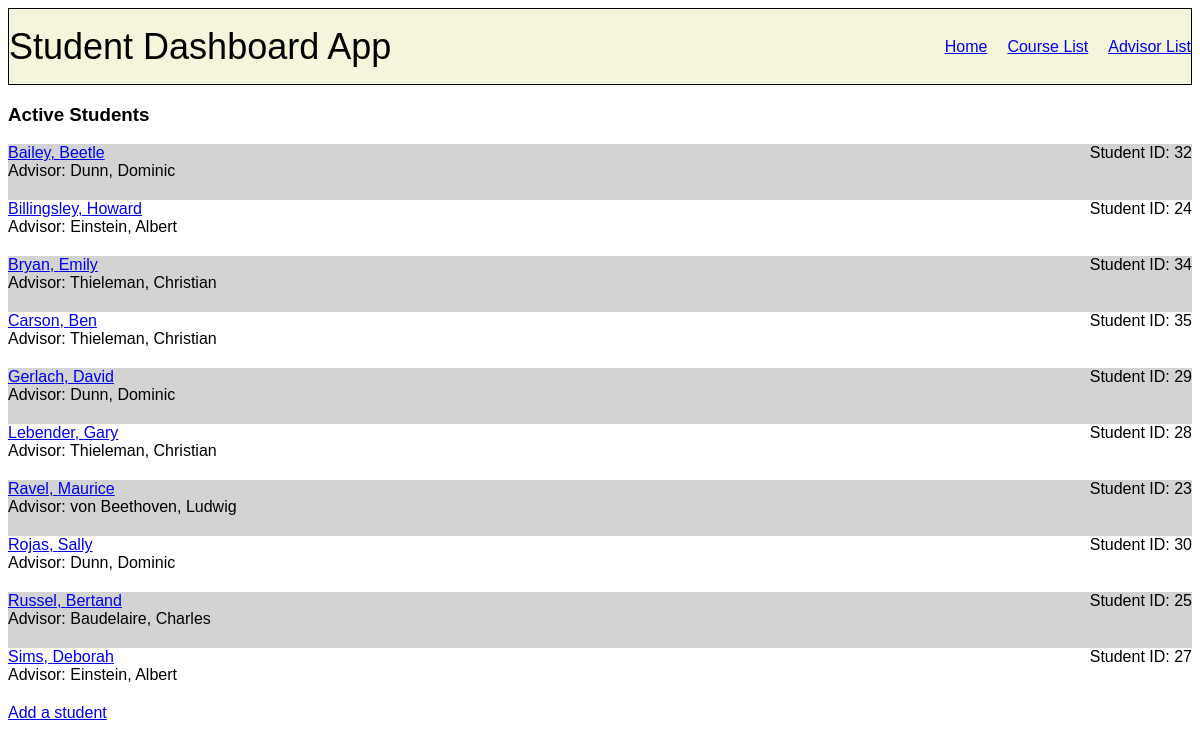
The page / on the database its author committed.
### student/models.py (models this page shows, shortened)
class Student(models.Model):
    fname = models.CharField(max_length=30)
    lname = models.CharField(max_length=30)
    active = models.BooleanField(default=True)
    student_advisor = models.ForeignKey("Advisor", on_delete=models.SET_NULL, null=True, related_name="advisees")
    class Meta:
        ordering = ['id']

class Advisor(models.Model):
    fname = models.CharField(max_length=30)
    lname = models.CharField(max_length=30)
    class Meta:
        ordering = ['lname']

### student/views.py (the view)
# urls.py: path("", views.index, name="index"),
def index(request):
    students = Student.objects.order_by("lname")
    return render(request, "student/index.html", {"students": students})

### student/templates/student/index.html (shortened to what this page needs)
{% extends "student/layout.html" %}
{% block body %}
    <h3>Active Students</h3>
    {% for student in students %}
        {% if student.active %}
            <div class="student-index-container">
                <div class="student-vitals-container">
                    <div>
                        <a href="{% url 'student_page' student.id %}">{{ student.lname }}, {{ student.fname }}</a>
                    </div>
                    <div>
                        Advisor: {{student.student_advisor.lname}}, {{student.student_advisor.fname}}
                    </div>
                </div>
                <div class="id-container">
                    Student ID: {{student.id}}
                </div>
            </div>
        {% endif %}
    {% endfor %}
    <a  href="{% url 'add_student' %}">Add a student</a>
{% endblock %}

### student/templates/student/layout.html (shortened to what this page needs)
{% load static %}
<!DOCTYPE html>
<html lang="en">
    <head>
        <link href="{% static 'student/styles.css' %}" rel="stylesheet">
    </head>
    <nav>
        <li id="logo">
            Student Dashboard App
        </li>
        <li>
            <a href="{% url 'index' %}">Home</a>
        </li>
        <li>
            <a href="{% url 'course_list' %}">Course List</a>
        </li>
        <li>
            <a href="{% url 'advisor_list' %}">Advisor List</a>
        </li>
    </nav>
    <body>
        {% block body %}
        {% endblock %}
    </body>
</html>

### student/static/student/styles.css (style rules this page uses)
body { font-family: 'Gill Sans', 'Gill Sans MT', Calibri, 'Trebuchet MS', sans-serif; }
nav { display: flex; list-style-type: none; gap: 20px; height: 75px; background-color: beige; align-items: center; border: 1px black solid; }
#logo { margin-right: auto; font-size: 36px; }
.student-index-container { display: grid; grid-template-columns: 1fr auto; }
.student-index-container:nth-child(odd) { background-color: lightgray; }
.student-vitals-container { display: flex; flex-direction: column; margin-bottom: 20px; }
.id-container { justify-self: start; }

### rows shown on the page
Student: lname "Bailey", fname "Beetle", student_advisor.lname "Dunn", student_advisor.fname "Dominic", id "32"
Student: lname "Billingsley", fname "Howard", student_advisor.lname "Einstein", student_advisor.fname "Albert", id "24"
Student: lname "Bryan", fname "Emily", student_advisor.lname "Thieleman", student_advisor.fname "Christian", id "34"
Student: lname "Carson", fname "Ben", student_advisor.lname "Thieleman", student_advisor.fname "Christian", id "35"
Student: lname "Gerlach", fname "David", student_advisor.lname "Dunn", student_advisor.fname "Dominic", id "29"
Student: lname "Lebender", fname "Gary", student_advisor.lname "Thieleman", student_advisor.fname "Christian", id "28"
Student: lname "Ravel", fname "Maurice", student_advisor.lname "von Beethoven", student_advisor.fname "Ludwig", id "23"
Student: lname "Rojas", fname "Sally", student_advisor.lname "Dunn", student_advisor.fname "Dominic", id "30"
Student: lname "Russel", fname "Bertand", student_advisor.lname "Baudelaire", student_advisor.fname "Charles", id "25"
Student: lname "Sims", fname "Deborah", student_advisor.lname "Einstein", student_advisor.fname "Albert", id "27"
